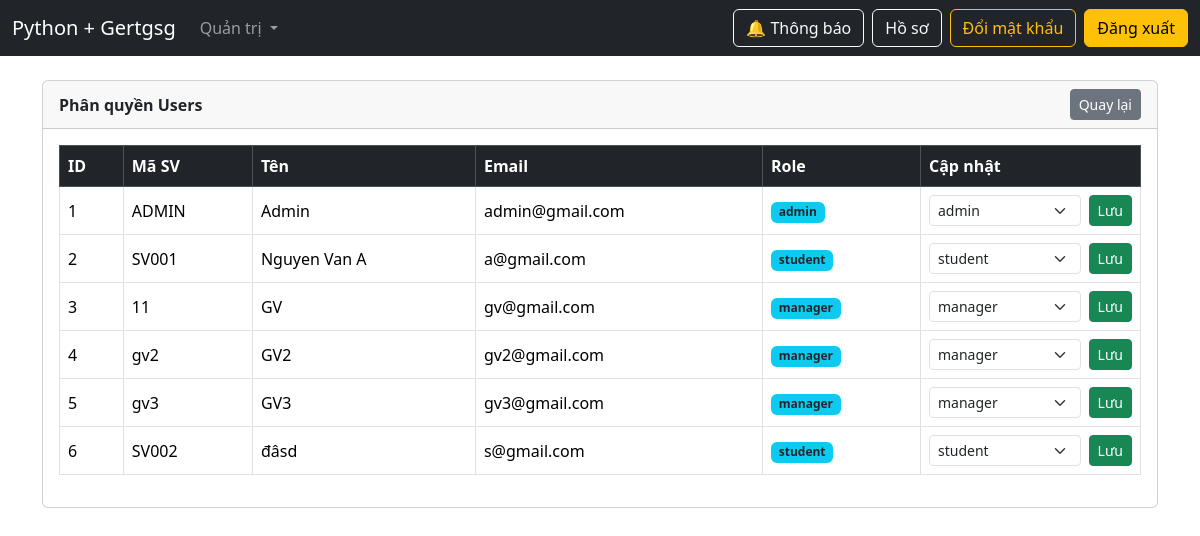
/admin/users (signed in), run on the app's committed database.
### models.py (models this page shows, shortened)
class Student(UserMixin, db.Model):
    __tablename__ = "students"
    id = db.Column(db.Integer, primary_key=True)
    ma_sv = db.Column(db.String(50), unique=True, nullable=False, index=True)
    ten_sv = db.Column(db.String(255), nullable=False, index=True)
    email = db.Column(db.String(255), unique=True, nullable=False, index=True)
    mat_khau = db.Column(db.String(255), nullable=False)
    role = db.Column(db.String(20), nullable=False, default="student", index=True)
    avatar = db.Column(db.String(255), nullable=True)
    gioi_tinh = db.Column(db.String(10), nullable=True)
    dia_chi = db.Column(db.Text, nullable=True)
    failed_attempts = db.Column(db.Integer, nullable=False, default=0)
    last_failed_at = db.Column(db.DateTime, nullable=True)
    lock_until = db.Column(db.DateTime, nullable=True)
    class_id = db.Column(
        db.Integer,
        db.ForeignKey("classes.id", ondelete="SET NULL"),
        nullable=True,
        index=True,
    )
    class_ = db.relationship("Class", back_populates="students")
    teaching_classes = db.relationship(
        "Class",
        secondary=teacher_classes,
        back_populates="teachers",
        lazy="subquery",
    )

### admin_routes.py (the view)
@admin_bp.get("/users")
@login_required
@roles_required("admin")
def admin_users():
    users = Student.query.order_by(Student.id.asc()).all()
    return render_template("admin/users.html", users=users)

### app.py (called while the page is built)
@app.context_processor
def inject_csrf():
    def form_csrf_token():
        return Markup(f'<input type="hidden" name="csrf_token" value="{generate_csrf()}">')
    return dict(form_csrf_token=form_csrf_token)

@login_manager.user_loader
def load_user(user_id: str):
    try:
        return Student.query.get(int(user_id))
    except Exception:
        return None

@app.context_processor
def inject_noti_count():
    if current_user.is_authenticated:
        count = Notification.query.filter_by(user_id=current_user.id, is_read=False).count()
        return {"noti_unread_count": count}
    return {"noti_unread_count": 0}

### auth.py (called while the page is built)
def roles_required(*roles):
    def decorator(fn):
        @wraps(fn)
        def wrapper(*args, **kwargs):
            if not current_user.is_authenticated:
                abort(401)
            user_role = (getattr(current_user, "role", "") or "").strip().lower()
            if user_role not in [r.lower() for r in roles]:
                abort(403)
            return fn(*args, **kwargs)
        return wrapper
    return decorator

### templates/admin/users.html (shortened to what this page needs)
{% extends "base.html" %}
{% set title="Phân quyền Users" %}
{% block content %}
<div class="card text-dark">
  <div class="card-header d-flex justify-content-between align-items-center">
    <b>Phân quyền Users</b>
    <a class="btn btn-secondary btn-sm" href="{{ url_for('students_index') }}">Quay lại</a>
  </div>
  <div class="card-body">
    <div class="table-responsive">
      <table class="table table-bordered align-middle">
        <thead class="table-dark">
          <tr>
            <th>ID</th>
            <th>Mã SV</th>
            <th>Tên</th>
            <th>Email</th>
            <th>Role</th>
            <th style="width:220px;">Cập nhật</th>
          </tr>
        </thead>
        <tbody>
          {% for u in users %}
          <tr>
            <td>{{ u.id }}</td>
            <td>{{ u.ma_sv }}</td>
            <td>{{ u.ten_sv }}</td>
            <td>{{ u.email }}</td>
            <td><span class="badge bg-info text-dark">{{ u.role }}</span></td>
            <td>
              <form method="POST" action="{{ url_for('admin.admin_update_role', user_id=u.id) }}" class="d-flex gap-2">
                <select class="form-select form-select-sm" name="role">
                  <option value="student" {% if u.role=="student" %}selected{% endif %}>student</option>
                  <option value="manager" {% if u.role=="manager" %}selected{% endif %}>manager</option>
                  <option value="admin" {% if u.role=="admin" %}selected{% endif %}>admin</option>
                </select>
                <button class="btn btn-sm btn-success">Lưu</button>
              </form>
            </td>
          </tr>
          {% endfor %}
        </tbody>
      </table>
    </div>
  </div>
</div>
{% endblock %}

### data on the page
Student: id "1", ma_sv "ADMIN", ten_sv "Admin", email "admin@gmail.com", role "admin"
Student: id "2", ma_sv "SV001", ten_sv "Nguyen Van A", email "a@gmail.com", role "student"
Student: id "3", ma_sv "11", ten_sv "GV", email "gv@gmail.com", role "manager"
Student: id "4", ma_sv "gv2", ten_sv "GV2", email "gv2@gmail.com", role "manager"
Student: id "5", ma_sv "gv3", ten_sv "GV3", email "gv3@gmail.com", role "manager"
Student: id "6", ma_sv "SV002", ten_sv "đâsd", email "s@gmail.com", role "student"
